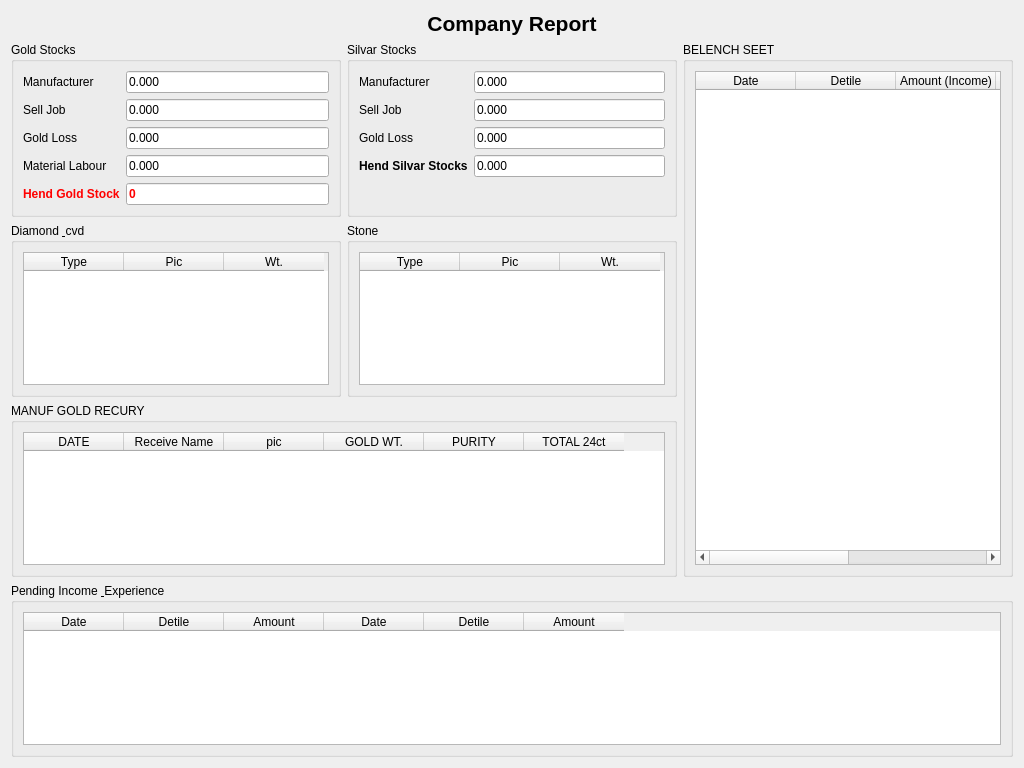
<?xml version="1.0" encoding="UTF-8"?>
<ui version="4.0">
 <class>DashboardWidget</class>
 <widget class="QWidget" name="DashboardWidget">
  <property name="geometry">
   <rect>
    <x>0</x>
    <y>0</y>
    <width>1024</width>
    <height>768</height>
   </rect>
  </property>
  <property name="windowTitle">
   <string>Admin Dashboard</string>
  </property>
  <layout class="QVBoxLayout" name="verticalLayout">
   <item>
    <widget class="QLabel" name="labelTitle">
     <property name="font">
      <font>
       <pointsize>16</pointsize>
       <bold>true</bold>
      </font>
     </property>
     <property name="text">
      <string>Company Report</string>
     </property>
     <property name="alignment">
      <set>Qt::AlignmentFlag::AlignCenter</set>
     </property>
    </widget>
   </item>
   <item>
    <layout class="QGridLayout" name="gridLayoutMain">
     <item row="0" column="0">
      <widget class="QGroupBox" name="groupGoldStocks">
       <property name="title">
        <string>Gold Stocks</string>
       </property>
       <layout class="QFormLayout" name="formLayoutGold">
        <item row="0" column="0">
         <widget class="QLabel" name="labManufacturerG">
          <property name="text">
           <string>Manufacturer</string>
          </property>
         </widget>
        </item>
        <item row="0" column="1">
         <widget class="QLineEdit" name="leManufacturerG">
          <property name="text">
           <string>0.000</string>
          </property>
          <property name="readOnly">
           <bool>true</bool>
          </property>
         </widget>
        </item>
        <item row="1" column="0">
         <widget class="QLabel" name="labSellJobG">
          <property name="text">
           <string>Sell Job</string>
          </property>
         </widget>
        </item>
        <item row="1" column="1">
         <widget class="QLineEdit" name="leSellJobG">
          <property name="text">
           <string>0.000</string>
          </property>
          <property name="readOnly">
           <bool>true</bool>
          </property>
         </widget>
        </item>
        <item row="2" column="0">
         <widget class="QLabel" name="labGoldLossG">
          <property name="text">
           <string>Gold Loss</string>
          </property>
         </widget>
        </item>
        <item row="2" column="1">
         <widget class="QLineEdit" name="leGoldLossG">
          <property name="text">
           <string>0.000</string>
          </property>
          <property name="readOnly">
           <bool>true</bool>
          </property>
         </widget>
        </item>
        <item row="3" column="0">
         <widget class="QLabel" name="labMatLabourG">
          <property name="text">
           <string>Material Labour</string>
          </property>
         </widget>
        </item>
        <item row="3" column="1">
         <widget class="QLineEdit" name="leMatLabourG">
          <property name="text">
           <string>0.000</string>
          </property>
          <property name="readOnly">
           <bool>true</bool>
          </property>
         </widget>
        </item>
        <item row="4" column="0">
         <widget class="QLabel" name="labTotalG">
          <property name="styleSheet">
           <string>color: red; font-weight: bold;</string>
          </property>
          <property name="text">
           <string>Hend Gold Stock</string>
          </property>
         </widget>
        </item>
        <item row="4" column="1">
         <widget class="QLineEdit" name="leTotalG">
          <property name="styleSheet">
           <string>color: red; font-weight: bold;</string>
          </property>
          <property name="text">
           <string>0</string>
          </property>
          <property name="readOnly">
           <bool>true</bool>
          </property>
         </widget>
        </item>
       </layout>
      </widget>
     </item>
     <item row="0" column="1">
      <widget class="QGroupBox" name="groupSilverStocks">
       <property name="title">
        <string>Silvar Stocks</string>
       </property>
       <layout class="QFormLayout" name="formLayoutSilver">
        <item row="0" column="0">
         <widget class="QLabel" name="labManufacturerS">
          <property name="text">
           <string>Manufacturer</string>
          </property>
         </widget>
        </item>
        <item row="0" column="1">
         <widget class="QLineEdit" name="leManufacturerS">
          <property name="text">
           <string>0.000</string>
          </property>
          <property name="readOnly">
           <bool>true</bool>
          </property>
         </widget>
        </item>
        <item row="1" column="0">
         <widget class="QLabel" name="labSellJobS">
          <property name="text">
           <string>Sell Job</string>
          </property>
         </widget>
        </item>
        <item row="1" column="1">
         <widget class="QLineEdit" name="leSellJobS">
          <property name="text">
           <string>0.000</string>
          </property>
          <property name="readOnly">
           <bool>true</bool>
          </property>
         </widget>
        </item>
        <item row="2" column="0">
         <widget class="QLabel" name="labGoldLossS">
          <property name="text">
           <string>Gold Loss</string>
          </property>
         </widget>
        </item>
        <item row="2" column="1">
         <widget class="QLineEdit" name="leGoldLossS">
          <property name="text">
           <string>0.000</string>
          </property>
          <property name="readOnly">
           <bool>true</bool>
          </property>
         </widget>
        </item>
        <item row="3" column="0">
         <widget class="QLabel" name="labTotalS">
          <property name="styleSheet">
           <string>font-weight: bold;</string>
          </property>
          <property name="text">
           <string>Hend Silvar Stocks</string>
          </property>
         </widget>
        </item>
        <item row="3" column="1">
         <widget class="QLineEdit" name="leTotalS">
          <property name="text">
           <string>0.000</string>
          </property>
          <property name="readOnly">
           <bool>true</bool>
          </property>
         </widget>
        </item>
       </layout>
      </widget>
     </item>
     <item row="0" column="2" rowspan="3">
      <widget class="QGroupBox" name="groupBalanceSheet">
       <property name="title">
        <string>BELENCH SEET</string>
       </property>
       <layout class="QVBoxLayout" name="vboxBalance">
        <item>
         <widget class="QTableWidget" name="tableBalance">
          <column>
           <property name="text">
            <string>Date</string>
           </property>
          </column>
          <column>
           <property name="text">
            <string>Detile</string>
           </property>
          </column>
          <column>
           <property name="text">
            <string>Amount (Income)</string>
           </property>
          </column>
          <column>
           <property name="text">
            <string>Date</string>
           </property>
          </column>
          <column>
           <property name="text">
            <string>Detile</string>
           </property>
          </column>
          <column>
           <property name="text">
            <string>Amount (Expence)</string>
           </property>
          </column>
         </widget>
        </item>
       </layout>
      </widget>
     </item>
     <item row="1" column="0">
      <widget class="QGroupBox" name="groupDiamond">
       <property name="title">
        <string>Diamond &amp; cvd</string>
       </property>
       <layout class="QVBoxLayout" name="vboxDiamond">
        <item>
         <widget class="QTableWidget" name="tableDiamond">
          <column>
           <property name="text">
            <string>Type</string>
           </property>
          </column>
          <column>
           <property name="text">
            <string>Pic</string>
           </property>
          </column>
          <column>
           <property name="text">
            <string>Wt.</string>
           </property>
          </column>
         </widget>
        </item>
       </layout>
      </widget>
     </item>
     <item row="1" column="1">
      <widget class="QGroupBox" name="groupStone">
       <property name="title">
        <string>Stone</string>
       </property>
       <layout class="QVBoxLayout" name="vboxStone">
        <item>
         <widget class="QTableWidget" name="tableStone">
          <column>
           <property name="text">
            <string>Type</string>
           </property>
          </column>
          <column>
           <property name="text">
            <string>Pic</string>
           </property>
          </column>
          <column>
           <property name="text">
            <string>Wt.</string>
           </property>
          </column>
         </widget>
        </item>
       </layout>
      </widget>
     </item>
     <item row="2" column="0" colspan="2">
      <widget class="QGroupBox" name="groupManufGold">
       <property name="title">
        <string>MANUF GOLD RECURY</string>
       </property>
       <layout class="QVBoxLayout" name="vboxManuf">
        <item>
         <widget class="QTableWidget" name="tableManuf">
          <column>
           <property name="text">
            <string>DATE</string>
           </property>
          </column>
          <column>
           <property name="text">
            <string>Receive Name</string>
           </property>
          </column>
          <column>
           <property name="text">
            <string>pic</string>
           </property>
          </column>
          <column>
           <property name="text">
            <string>GOLD WT.</string>
           </property>
          </column>
          <column>
           <property name="text">
            <string>PURITY</string>
           </property>
          </column>
          <column>
           <property name="text">
            <string>TOTAL 24ct</string>
           </property>
          </column>
         </widget>
        </item>
       </layout>
      </widget>
     </item>
     <item row="3" column="0" colspan="3">
      <widget class="QGroupBox" name="groupPending">
       <property name="title">
        <string>Pending Income &amp; Experience</string>
       </property>
       <layout class="QVBoxLayout" name="vboxPending">
        <item>
         <widget class="QTableWidget" name="tablePending">
          <column>
           <property name="text">
            <string>Date</string>
           </property>
          </column>
          <column>
           <property name="text">
            <string>Detile</string>
           </property>
          </column>
          <column>
           <property name="text">
            <string>Amount</string>
           </property>
          </column>
          <column>
           <property name="text">
            <string>Date</string>
           </property>
          </column>
          <column>
           <property name="text">
            <string>Detile</string>
           </property>
          </column>
          <column>
           <property name="text">
            <string>Amount</string>
           </property>
          </column>
         </widget>
        </item>
       </layout>
      </widget>
     </item>
    </layout>
   </item>
  </layout>
 </widget>
 <resources/>
 <connections/>
</ui>
